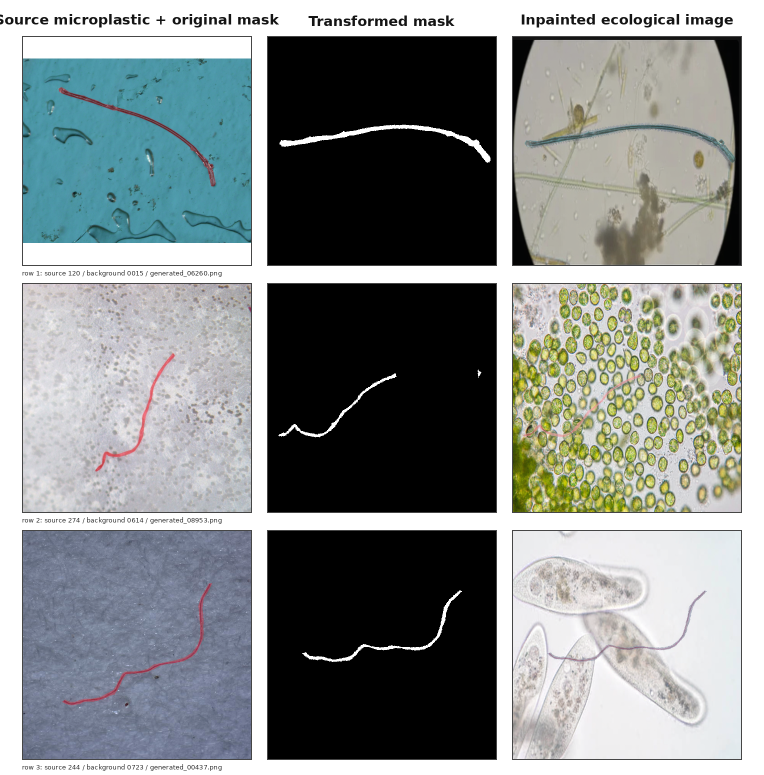
#> input picture images/inference_grid_3x3_image_varied_001.png, 1528 x 1550 px (shown at 1/2 size); its folder holds only this picture in this run
$ python -i data.py   (imports and definitions only)
#> lines starting #> are read from the running program, lines starting #| are printed output that depends on the picture; after the words box and inside, x2 and y2 are one past the last pixel; in counts of white or black regions, pixels touching at a corner belong together
from __future__ import annotations

import csv
import hashlib
from dataclasses import dataclass
from pathlib import Path
from typing import Iterable

import cv2
import numpy as np
import pandas as pd
import torch
from PIL import Image
from torch.utils.data import Dataset


IMAGE_EXTS = {".png", ".jpg", ".jpeg", ".tif", ".tiff", ".bmp"}


@dataclass(frozen=True)
class Pair:
    image_path: Path
    mask_path: Path
    name: str


def list_pngs(path: str | Path) -> list[Path]:
    return sorted(p for p in Path(path).glob("*") if p.suffix.lower() in IMAGE_EXTS)


# [12 lines left out: function paired_by_filename, not called in this run]


def image_size(path: str | Path) -> tuple[int, int]:
    with Image.open(path) as im:
        return im.size


def pixel_sha256(path: str | Path) -> str:
    with Image.open(path) as im:
        return hashlib.sha256(im.convert("RGB").tobytes()).hexdigest()


# [4 lines left out: function average_hash, not called in this run]


def hamming(a: np.ndarray, b: np.ndarray) -> int:
    return int(np.count_nonzero(a != b))


# [41 lines left out: functions validate_pairs, write_manifest, read_manifest, not called in this run]


def load_rgb(path: str | Path) -> Image.Image:
    return Image.open(path).convert("RGB")


def load_mask_l(path: str | Path) -> Image.Image:
    mask = Image.open(path).convert("L")
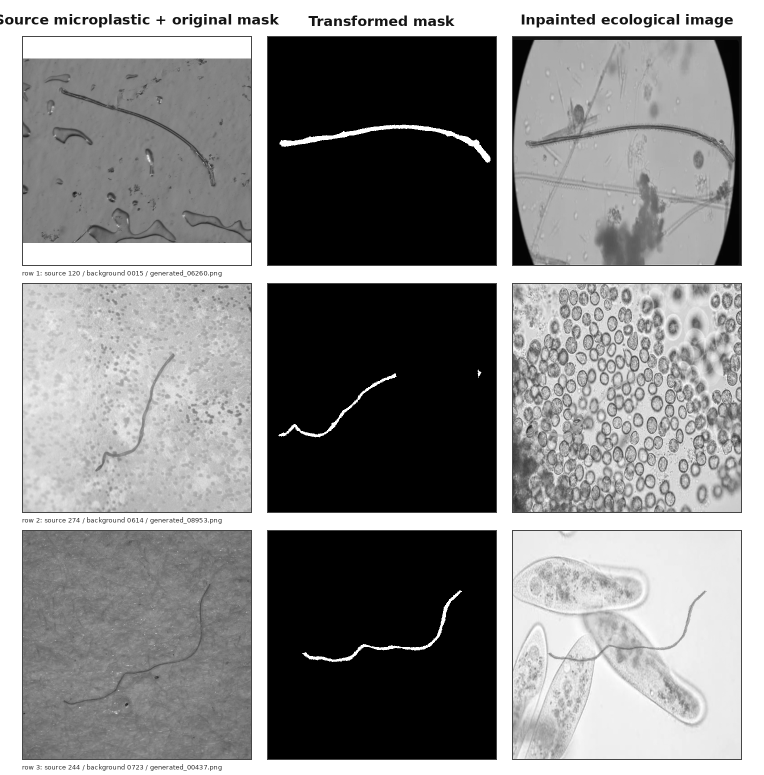
#> mask: PIL image 1528x1550 L (shown at 1/2 size); min 0, max 255, mean 139.9
    return mask.point(lambda v: 255 if v > 0 else 0)
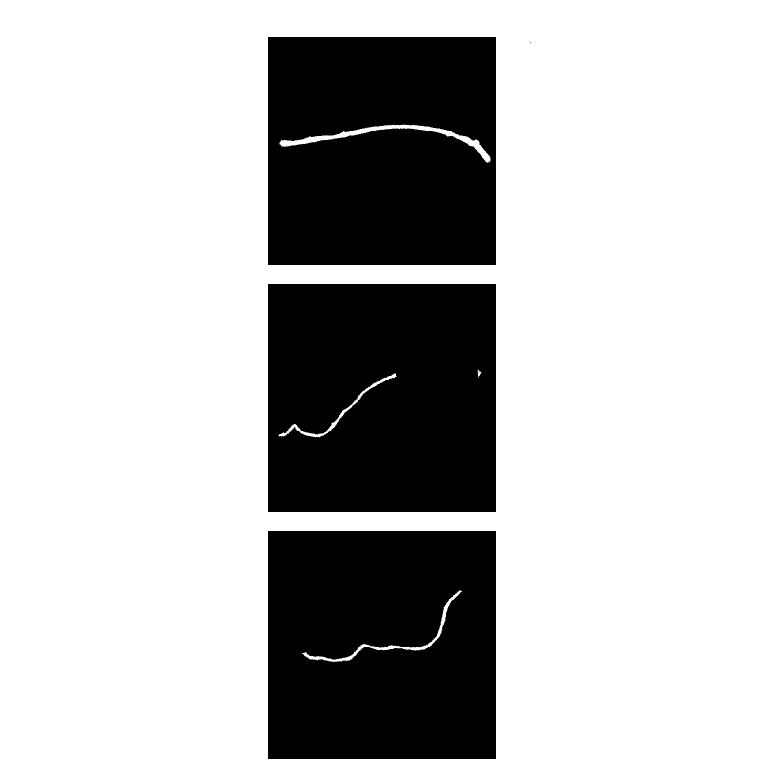
#> returned value: PIL image 1528x1550 L (shown at 1/2 size); 74% white; 4 black regions (1 under 20 px), largest, box (x1, y1, x2, y2) and area: (536, 568, 992, 1024) 206291, (536, 1062, 992, 1518) 205669, (536, 74, 992, 530) 203737


class SegmentationDataset(Dataset):
    # [9 lines left out: function __init__, not called in this run]

    def __len__(self) -> int:
        return len(self.frame)

    # [18 lines left out: function __getitem__, not called in this run]


def mask_to_polygons(mask_path: str | Path, min_area: float = 4.0) -> list[np.ndarray]:
    mask = np.asarray(load_mask_l(mask_path))
    contours, _ = cv2.findContours((mask > 0).astype(np.uint8), cv2.RETR_EXTERNAL, cv2.CHAIN_APPROX_SIMPLE)
#> contours = [[[0, 0], [0, 1549], [1527, 1549], [1527, 0]]]
    polys: list[np.ndarray] = []
    for contour in contours:
        if cv2.contourArea(contour) < min_area:
            continue
        contour = contour.reshape(-1, 2).astype(np.float32)
        if len(contour) >= 3:
            polys.append(contour)
#> this loop made 1 pass
#> contour on pass 1: [[0, 0], [0, 1549], [1527, 1549], [1527, 0]]
#> after the loop, polys = [[[0, 0], [0, 1549], [1527, 1549], [1527, 0]]]
    return polys

>>> result = mask_to_polygons('../../images/inference_grid_3x3_image_varied_001.png')
#> result = [[[0, 0], [0, 1549], [1527, 1549], [1527, 0]]]

$ run again, on images/workflow_complex_variation_001.png
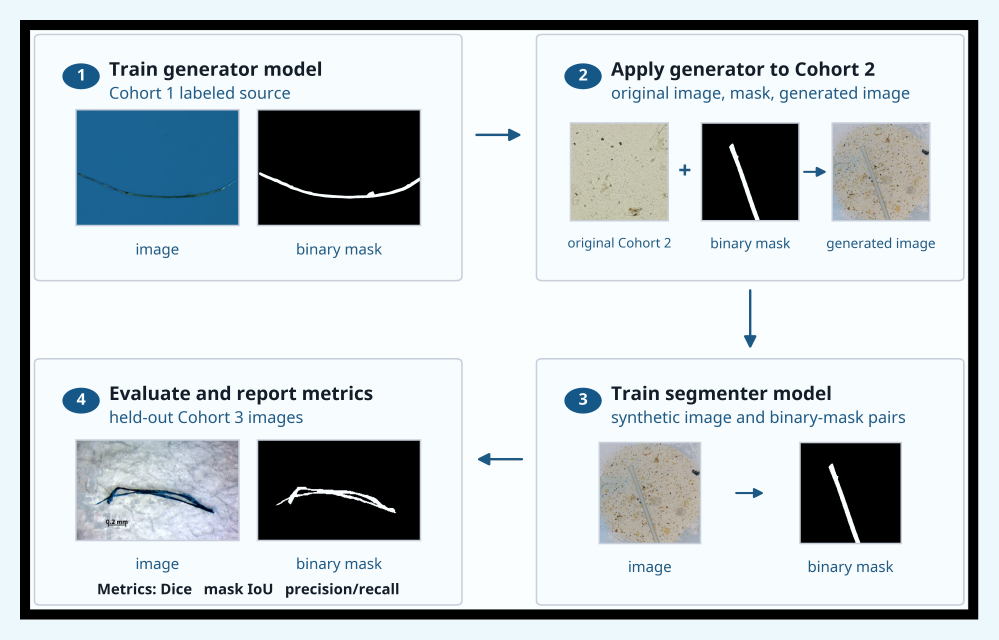
#> input picture images/workflow_complex_variation_001.png, 3993 x 2558 px (shown at 1/4 size)
#> in load_mask_l, `mask = Image.open(path).convert("L")`:
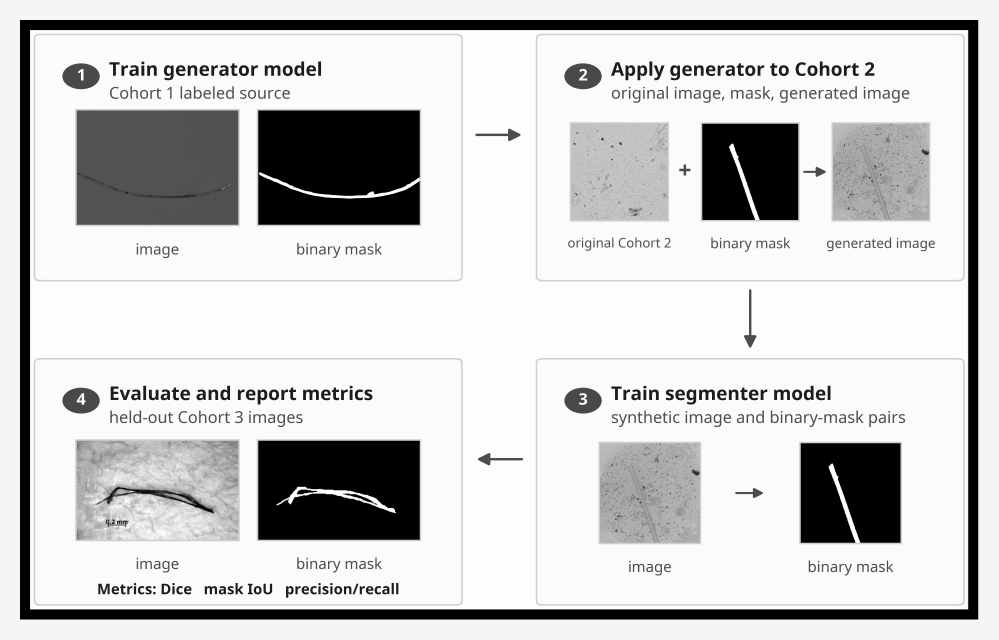
#> mask: PIL image 3993x2558 L (shown at 1/4 size); min 0, max 255, mean 202.8
#> in load_mask_l, `return mask.point(lambda v: 255 if v > 0 else 0)`:
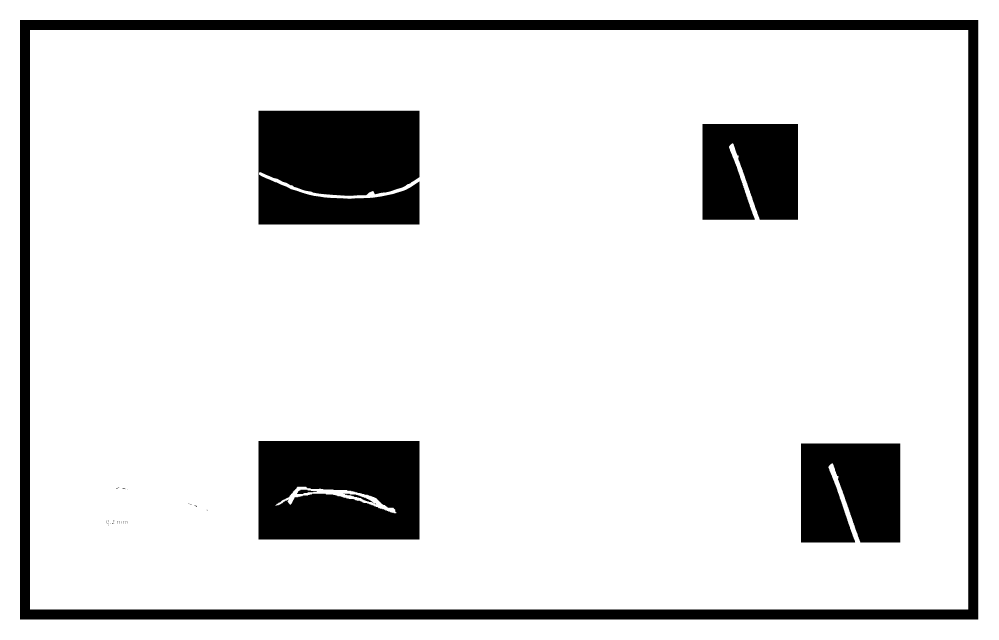
#> returned value: PIL image 3993x2558 L (shown at 1/4 size); 87.2% white; 36 black regions (26 under 20 px), largest, box (x1, y1, x2, y2) and area: (80, 80, 3913, 2478) 492080, (1034, 443, 1678, 898) 284107, (1034, 1764, 1678, 2158) 241597
#> contours = [[[0, 0], [0, 2557], [3992, 2557], [3992, 0]]]
#> the loop in mask_to_polygons, `for contour in contours:` made 1 pass
#> contour on pass 1: [[0, 0], [0, 2557], [3992, 2557], [3992, 0]]
